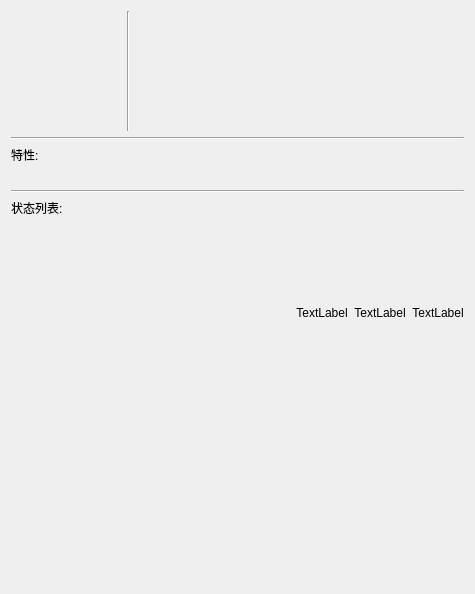
<?xml version="1.0" encoding="UTF-8"?>
<ui version="4.0">
 <class>Dialog</class>
 <widget class="QDialog" name="Dialog">
  <property name="geometry">
   <rect>
    <x>0</x>
    <y>0</y>
    <width>475</width>
    <height>594</height>
   </rect>
  </property>
  <property name="windowTitle">
   <string>详细信息</string>
  </property>
  <layout class="QVBoxLayout" name="verticalLayout">
   <item>
    <layout class="QHBoxLayout" name="horizontalLayout">
     <item>
      <widget class="QLabel" name="label_pic">
       <property name="minimumSize">
        <size>
         <width>110</width>
         <height>120</height>
        </size>
       </property>
       <property name="maximumSize">
        <size>
         <width>110</width>
         <height>120</height>
        </size>
       </property>
       <property name="text">
        <string/>
       </property>
      </widget>
     </item>
     <item>
      <widget class="Line" name="line">
       <property name="orientation">
        <enum>Qt::Vertical</enum>
       </property>
      </widget>
     </item>
     <item>
      <widget class="QLabel" name="label_details">
       <property name="text">
        <string/>
       </property>
      </widget>
     </item>
    </layout>
   </item>
   <item>
    <widget class="Line" name="line_2">
     <property name="orientation">
      <enum>Qt::Horizontal</enum>
     </property>
    </widget>
   </item>
   <item>
    <widget class="QLabel" name="label">
     <property name="sizePolicy">
      <sizepolicy hsizetype="Minimum" vsizetype="Preferred">
       <horstretch>0</horstretch>
       <verstretch>0</verstretch>
      </sizepolicy>
     </property>
     <property name="text">
      <string>特性:</string>
     </property>
    </widget>
   </item>
   <item>
    <widget class="QLabel" name="label_attribute">
     <property name="text">
      <string/>
     </property>
    </widget>
   </item>
   <item>
    <widget class="Line" name="line_3">
     <property name="orientation">
      <enum>Qt::Horizontal</enum>
     </property>
    </widget>
   </item>
   <item>
    <widget class="QLabel" name="label_6">
     <property name="text">
      <string>状态列表:</string>
     </property>
    </widget>
   </item>
   <item>
    <layout class="QHBoxLayout" name="horizontalLayout_2">
     <item>
      <widget class="QLabel" name="label_state">
       <property name="sizePolicy">
        <sizepolicy hsizetype="Expanding" vsizetype="Expanding">
         <horstretch>0</horstretch>
         <verstretch>0</verstretch>
        </sizepolicy>
       </property>
       <property name="text">
        <string/>
       </property>
       <property name="alignment">
        <set>Qt::AlignCenter</set>
       </property>
      </widget>
     </item>
     <item>
      <widget class="QLabel" name="label_state_num">
       <property name="text">
        <string>TextLabel</string>
       </property>
       <property name="alignment">
        <set>Qt::AlignCenter</set>
       </property>
      </widget>
     </item>
     <item>
      <widget class="QLabel" name="label_state_times">
       <property name="text">
        <string>TextLabel</string>
       </property>
       <property name="alignment">
        <set>Qt::AlignCenter</set>
       </property>
      </widget>
     </item>
     <item>
      <widget class="QLabel" name="label_state_round">
       <property name="text">
        <string>TextLabel</string>
       </property>
       <property name="alignment">
        <set>Qt::AlignCenter</set>
       </property>
      </widget>
     </item>
    </layout>
   </item>
   <item>
    <spacer name="verticalSpacer">
     <property name="orientation">
      <enum>Qt::Vertical</enum>
     </property>
     <property name="sizeHint" stdset="0">
      <size>
       <width>20</width>
       <height>40</height>
      </size>
     </property>
    </spacer>
   </item>
  </layout>
 </widget>
 <resources/>
 <connections/>
</ui>
